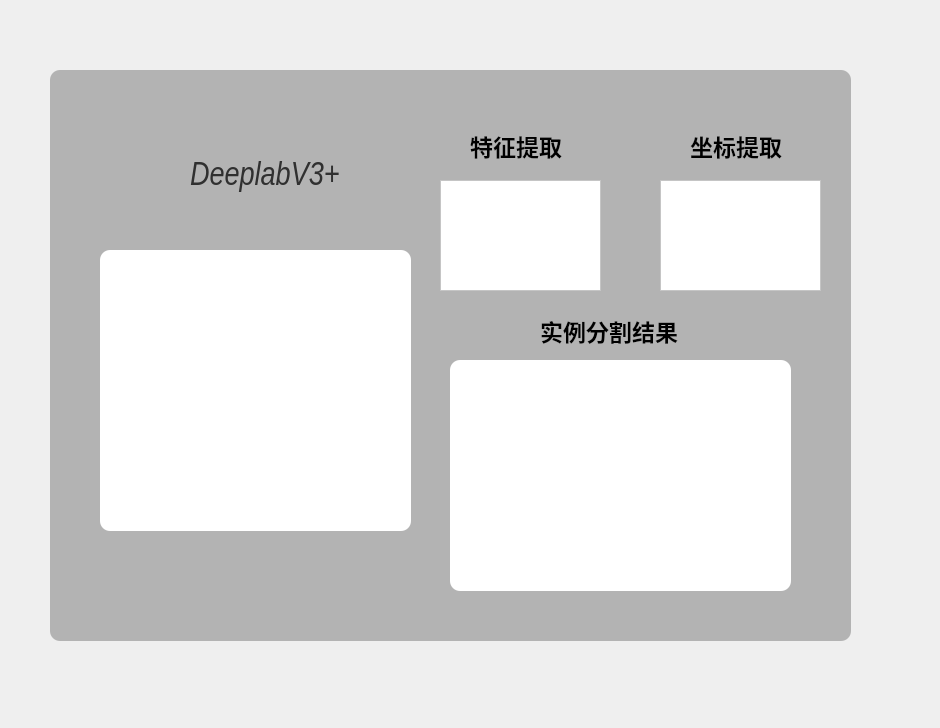
<?xml version="1.0" encoding="UTF-8"?>
<ui version="4.0">
 <class>Form</class>
 <widget class="QWidget" name="Form">
  <property name="geometry">
   <rect>
    <x>0</x>
    <y>0</y>
    <width>940</width>
    <height>728</height>
   </rect>
  </property>
  <property name="windowTitle">
   <string>Form</string>
  </property>
  <widget class="QFrame" name="frame">
   <property name="geometry">
    <rect>
     <x>50</x>
     <y>70</y>
     <width>801</width>
     <height>571</height>
    </rect>
   </property>
   <property name="font">
    <font>
     <weight>75</weight>
     <italic>true</italic>
     <bold>true</bold>
    </font>
   </property>
   <property name="styleSheet">
    <string notr="true">#frame{
	
	background-color: rgb(179, 179, 179);
	border-radius:10px;
}
</string>
   </property>
   <property name="frameShape">
    <enum>QFrame::StyledPanel</enum>
   </property>
   <property name="frameShadow">
    <enum>QFrame::Raised</enum>
   </property>
   <widget class="QLabel" name="video">
    <property name="geometry">
     <rect>
      <x>50</x>
      <y>180</y>
      <width>311</width>
      <height>281</height>
     </rect>
    </property>
    <property name="styleSheet">
     <string notr="true">border-radius:10px;
background-color: rgb(255, 255, 255);</string>
    </property>
    <property name="text">
     <string/>
    </property>
   </widget>
   <widget class="QLabel" name="label_4">
    <property name="geometry">
     <rect>
      <x>610</x>
      <y>60</y>
      <width>31</width>
      <height>31</height>
     </rect>
    </property>
    <property name="text">
     <string/>
    </property>
    <property name="textFormat">
     <enum>Qt::RichText</enum>
    </property>
    <property name="pixmap">
     <pixmap>../images/坐标02 (1).png</pixmap>
    </property>
    <property name="scaledContents">
     <bool>true</bool>
    </property>
   </widget>
   <widget class="QPushButton" name="pushButton_3">
    <property name="geometry">
     <rect>
      <x>730</x>
      <y>20</y>
      <width>21</width>
      <height>21</height>
     </rect>
    </property>
    <property name="font">
     <font>
      <pointsize>17</pointsize>
      <weight>75</weight>
      <bold>true</bold>
     </font>
    </property>
    <property name="styleSheet">
     <string notr="true">QPushButton{
	border:none;
}
QPushButton:hover{
	padding-bottom:5px;
}</string>
    </property>
    <property name="text">
     <string/>
    </property>
    <property name="icon">
     <iconset>
      <normaloff>../images/winfo-icon-最小化_爱给网_aigei_com.png</normaloff>../images/winfo-icon-最小化_爱给网_aigei_com.png</iconset>
    </property>
   </widget>
   <widget class="QPushButton" name="pushButton_4">
    <property name="geometry">
     <rect>
      <x>760</x>
      <y>10</y>
      <width>41</width>
      <height>41</height>
     </rect>
    </property>
    <property name="styleSheet">
     <string notr="true">QPushButton{
	border:none;
}
QPushButton:hover{
	padding-bottom:5px;
}</string>
    </property>
    <property name="text">
     <string/>
    </property>
    <property name="icon">
     <iconset>
      <normaloff>../images/关闭(close)_爱给网_aigei_com.png</normaloff>../images/关闭(close)_爱给网_aigei_com.png</iconset>
    </property>
   </widget>
   <widget class="QLabel" name="label_5">
    <property name="geometry">
     <rect>
      <x>640</x>
      <y>60</y>
      <width>121</width>
      <height>31</height>
     </rect>
    </property>
    <property name="font">
     <font>
      <family>华文楷体</family>
      <pointsize>17</pointsize>
      <weight>75</weight>
      <bold>true</bold>
     </font>
    </property>
    <property name="text">
     <string>坐标提取</string>
    </property>
   </widget>
   <widget class="QPushButton" name="start">
    <property name="geometry">
     <rect>
      <x>80</x>
      <y>470</y>
      <width>101</width>
      <height>61</height>
     </rect>
    </property>
    <property name="styleSheet">
     <string notr="true">QPushButton{
	border:none;
}
QPushButton:hover{
	padding-bottom:5px;
}</string>
    </property>
    <property name="text">
     <string/>
    </property>
    <property name="icon">
     <iconset>
      <normaloff>../images/录音结束.png</normaloff>../images/录音结束.png</iconset>
    </property>
    <property name="iconSize">
     <size>
      <width>40</width>
      <height>40</height>
     </size>
    </property>
   </widget>
   <widget class="QPushButton" name="stop">
    <property name="geometry">
     <rect>
      <x>200</x>
      <y>460</y>
      <width>101</width>
      <height>81</height>
     </rect>
    </property>
    <property name="styleSheet">
     <string notr="true">QPushButton{
	border:none;
}
QPushButton:hover{
	padding-bottom:5px;
}</string>
    </property>
    <property name="text">
     <string/>
    </property>
    <property name="icon">
     <iconset>
      <normaloff>../images/结束按钮.png</normaloff>../images/结束按钮.png</iconset>
    </property>
    <property name="iconSize">
     <size>
      <width>50</width>
      <height>50</height>
     </size>
    </property>
   </widget>
   <widget class="QLabel" name="label_6">
    <property name="geometry">
     <rect>
      <x>380</x>
      <y>60</y>
      <width>31</width>
      <height>31</height>
     </rect>
    </property>
    <property name="text">
     <string/>
    </property>
    <property name="pixmap">
     <pixmap>../images/特征提取.png</pixmap>
    </property>
    <property name="scaledContents">
     <bool>true</bool>
    </property>
   </widget>
   <widget class="QLabel" name="label_7">
    <property name="geometry">
     <rect>
      <x>420</x>
      <y>60</y>
      <width>121</width>
      <height>31</height>
     </rect>
    </property>
    <property name="font">
     <font>
      <family>华文楷体</family>
      <pointsize>17</pointsize>
      <weight>75</weight>
      <bold>true</bold>
     </font>
    </property>
    <property name="text">
     <string>特征提取</string>
    </property>
   </widget>
   <widget class="QLabel" name="image">
    <property name="geometry">
     <rect>
      <x>400</x>
      <y>290</y>
      <width>341</width>
      <height>231</height>
     </rect>
    </property>
    <property name="styleSheet">
     <string notr="true">border-radius:10px;
background-color: rgb(255, 255, 255);</string>
    </property>
    <property name="text">
     <string/>
    </property>
   </widget>
   <widget class="QLabel" name="label_9">
    <property name="geometry">
     <rect>
      <x>50</x>
      <y>70</y>
      <width>71</width>
      <height>71</height>
     </rect>
    </property>
    <property name="text">
     <string/>
    </property>
    <property name="pixmap">
     <pixmap>../images/deeplab.png</pixmap>
    </property>
    <property name="scaledContents">
     <bool>true</bool>
    </property>
   </widget>
   <widget class="QLabel" name="label_11">
    <property name="geometry">
     <rect>
      <x>140</x>
      <y>70</y>
      <width>191</width>
      <height>71</height>
     </rect>
    </property>
    <property name="font">
     <font>
      <family>Arial Narrow</family>
      <pointsize>25</pointsize>
      <weight>50</weight>
      <italic>true</italic>
      <bold>false</bold>
     </font>
    </property>
    <property name="styleSheet">
     <string notr="true">
color: rgb(48, 48, 48);
font: italic 25pt &quot;Arial Narrow&quot;;</string>
    </property>
    <property name="text">
     <string>DeeplabV3+</string>
    </property>
   </widget>
   <widget class="QLabel" name="label_10">
    <property name="geometry">
     <rect>
      <x>440</x>
      <y>240</y>
      <width>41</width>
      <height>41</height>
     </rect>
    </property>
    <property name="text">
     <string/>
    </property>
    <property name="pixmap">
     <pixmap>../images/ivpd 智能视觉生产.png</pixmap>
    </property>
    <property name="scaledContents">
     <bool>true</bool>
    </property>
   </widget>
   <widget class="QLabel" name="label_12">
    <property name="geometry">
     <rect>
      <x>490</x>
      <y>240</y>
      <width>181</width>
      <height>41</height>
     </rect>
    </property>
    <property name="font">
     <font>
      <family>华文楷体</family>
      <pointsize>17</pointsize>
      <weight>75</weight>
      <bold>true</bold>
     </font>
    </property>
    <property name="text">
     <string>实例分割结果</string>
    </property>
   </widget>
   <widget class="QTextEdit" name="feature">
    <property name="geometry">
     <rect>
      <x>390</x>
      <y>110</y>
      <width>161</width>
      <height>111</height>
     </rect>
    </property>
    <property name="styleSheet">
     <string notr="true">background-color: rgb(255, 255, 255);</string>
    </property>
   </widget>
   <widget class="QTextEdit" name="axis">
    <property name="geometry">
     <rect>
      <x>610</x>
      <y>110</y>
      <width>161</width>
      <height>111</height>
     </rect>
    </property>
    <property name="styleSheet">
     <string notr="true">background-color: rgb(255, 255, 255);</string>
    </property>
   </widget>
  </widget>
 </widget>
 <resources/>
 <connections>
  <connection>
   <sender>pushButton_3</sender>
   <signal>clicked()</signal>
   <receiver>Form</receiver>
   <slot>showMinimized()</slot>
   <hints>
    <hint type="sourcelabel">
     <x>795</x>
     <y>110</y>
    </hint>
    <hint type="destinationlabel">
     <x>884</x>
     <y>162</y>
    </hint>
   </hints>
  </connection>
  <connection>
   <sender>pushButton_4</sender>
   <signal>clicked()</signal>
   <receiver>Form</receiver>
   <slot>close()</slot>
   <hints>
    <hint type="sourcelabel">
     <x>835</x>
     <y>105</y>
    </hint>
    <hint type="destinationlabel">
     <x>918</x>
     <y>107</y>
    </hint>
   </hints>
  </connection>
 </connections>
</ui>
